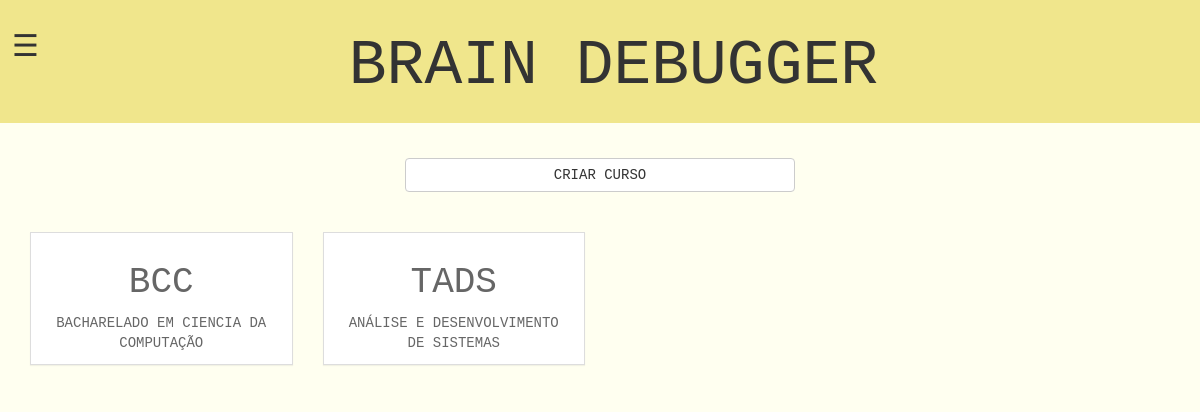
The page /index.php?act=curso (signed in) on the database its author committed.
### tables this page shows
create table if not exists `curso`(
	ID_Curso int primary key NOT NULL AUTO_INCREMENT,
    Nome_Curso varchar(45),
    Tag varchar(8)
);

### links.php (called while the page is built, shortened)
<?php
  $path='/sistema-web';
?>

### selections.php (the view, shortened to what this page needs)
<?php
function select($table,$id=0){
  require 'credentials.php';
  require "links.php";
  $tables = array('curso' => "Curso",'disciplina'=>"Disciplina",
      'assunto'=>"Assunto",'exercicio'=>"Exercicio");
  $conn = mysqli_connect($servername, $username, $password, $dbname);
  mysqli_set_charset($conn,"utf8");
  $header=4;
  $keys=array_keys($tables);
  $pos=array_search($table,$keys);
  $atnome="Nome_".$tables[$table];
  if($table=="curso"){
    $header=1;
    $sql = "SELECT c.* from usuario u JOIN
    usuario_has_Curso uc ON u.ID_Usuario = uc.ID_Usuario JOIN
    curso c ON c.ID_Curso = uc.ID_Curso WHERE uc.ID_Usuario = ".$_SESSION['user'];
  }else{
    $at="ID_".$tables[$keys[$pos-1]];
    $sql = "SELECT * FROM $table where $at=$id" ;
  }
  $result = mysqli_query($conn, $sql);
  $html_result="";
  if (mysqli_num_rows($result) > 0) {
    $tagn="";
    $smname="";
    $cont=0;
    $atid="ID_".$tables[$table];
    while($row = mysqli_fetch_assoc($result)) {
      if(isset($row['Tag'])){
        $tagn=$row['Tag'];
        $smname=$row[$atnome];
      }else{
        $tagn=$row[$atnome];
      }
      $link=$path."/index.php?act=".$keys[$pos+1]."&id=".$row[$atid];
      if($cont==0){
        $html_result.="<div class='row'>";
      }
      $html_result.=' <div class="col-sm-3">
      <div class="panel panel-default hoverable">
      <a href='.$link.'>
      <div class="panel-heading"><h'.$header.'>'.$tagn.'
      </h'.$header.'><div class="panel-body">'.$smname.
      '</div>
      </div>
      </div>
      </a></div>';
      $cont++;
    }
  }
  else {
  }
  return ($html_result."</div>");
}
function imagem($id){
  require 'credentials.php';
  require "links.php";
  $conn = mysqli_connect($servername, $username, $password, $dbname);
  mysqli_set_charset($conn,"utf8");
  $sql = "SELECT Imagem from Usuario Where ID_Usuario = $id";
  $result = mysqli_query($conn, $sql);
  if (mysqli_num_rows($result) > 0) {
    $row = mysqli_fetch_assoc($result);
    return ($row['Imagem']);
  }
}
function calls($act,$id,$bc=false){
  switch ($act) {
    case 'curso':
      return select($act);
      break;
  }
}
?>

### css/style.css (style rules this page uses)
body { font-family: "Courier New", Courier, monospace; background-color: ivory; }
.panel { border-radius: 0; }
.panel-body { padding:0; text-align: center; }
.panel-heading { color:#666; }
a:link { text-decoration: none; }

### rows shown on the page
curso: Tag "BCC", Nome_Curso "BACHARELADO EM CIENCIA DA COMPUTAÇÃO"
curso: Tag "TADS", Nome_Curso "ANÁLISE E DESENVOLVIMENTO DE SISTEMAS"

### other values the page prints
$act "CURSO"
